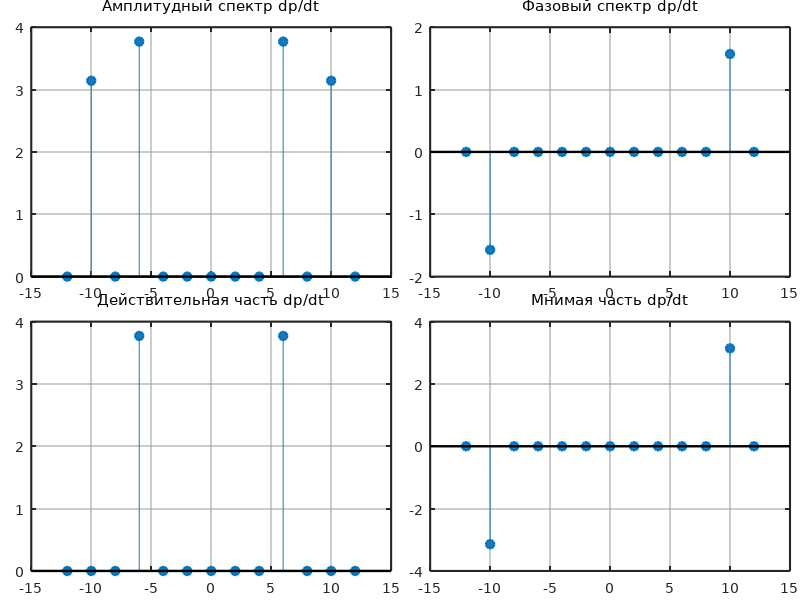
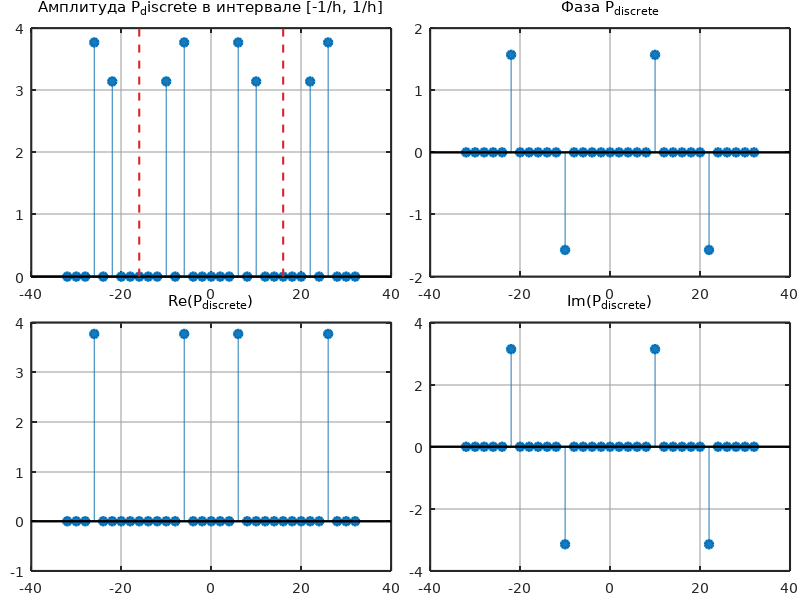
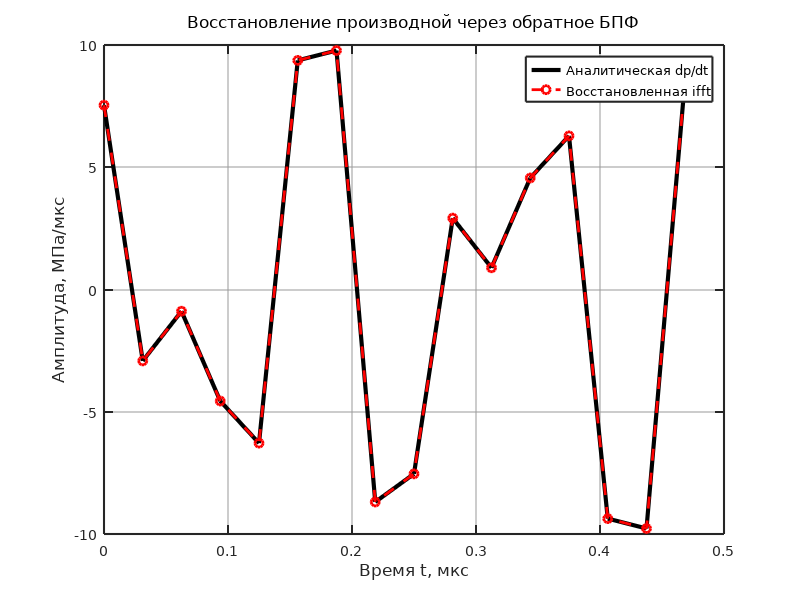

Write MATLAB code to recreate these figures, in order.
clear; clc; close all;

blue_color = [0.12, 0.47, 0.71];
red_color  = [0.84, 0.15, 0.16];
set(0, 'DefaultFigureColor', 'w');
set(0, 'DefaultAxesColor', 'w');
set(0, 'DefaultTextFontName', 'DejaVu Sans');
set(0, 'DefaultAxesFontName', 'DejaVu Sans');
set(0, 'DefaultAxesFontSize', 10);
set(0, 'DefaultTextFontSize', 12);
set(0, 'DefaultAxesLineWidth', 1.5);
set(0, 'DefaultLineLineWidth', 1.7);
set(0, 'DefaultTextFontWeight', 'normal');
set(0, 'DefaultAxesTitleFontWeight', 'normal'); 
set(0, 'DefaultAxesTickDir', 'in');
set(0, 'DefaultAxesTickLength', [0.015 0.025]);

set(0, 'DefaultAxesXGrid', 'on');
set(0, 'DefaultAxesYGrid', 'on');
set(0, 'DefaultAxesGridLineStyle', '-');
set(0, 'DefaultAxesGridColor', [0.6 0.6 0.6]);
set(0, 'DefaultAxesGridAlpha', 0.5);


a0 = 0.1;
f0 = 2.0;
w0 = 2 * pi * f0;
T = 0.5;
N = 16;
h = T / N;
fs = 1 / h;
l_indices = 0 : (N - 1);
t_l = l_indices * h;
p_l = 2 * a0 * sin(3 * w0 * t_l) + a0 * cos(5 * w0 * t_l);
freqs_f0_multipliers = -6 : 6;
freqs = freqs_f0_multipliers * f0;
coeffs_deriv = zeros(1, length(freqs));
coeffs_deriv(freqs_f0_multipliers == 3)  =  0.6 * pi * f0;
coeffs_deriv(freqs_f0_multipliers == -3) =  0.6 * pi * f0;
coeffs_deriv(freqs_f0_multipliers == 5)  =  1i * 0.5 * pi * f0;
coeffs_deriv(freqs_f0_multipliers == -5) = -1i * 0.5 * pi * f0;


figure('Position', [110, 55, 1600, 1300]);

axes('Position', [0.0391, 0.5390, 0.4498, 0.4156]);
stem(freqs, abs(coeffs_deriv), 'filled', 'Color', blue_color, 'MarkerFaceColor', blue_color);
title('Амплитудный спектр dp/dt');

axes('Position', [0.5377, 0.5390, 0.4498, 0.4156]);
stem(freqs, angle(coeffs_deriv), 'filled', 'Color', blue_color, 'MarkerFaceColor', blue_color);
title('Фазовый спектр dp/dt');

axes('Position', [0.0391, 0.0484, 0.4498, 0.4156]);
stem(freqs, real(coeffs_deriv), 'filled', 'Color', blue_color, 'MarkerFaceColor', blue_color);
title('Действительная часть dp/dt');

axes('Position', [0.5377, 0.0484, 0.4498, 0.4156]);
stem(freqs, imag(coeffs_deriv), 'filled', 'Color', blue_color, 'MarkerFaceColor', blue_color);
title('Мнимая часть dp/dt');

print(gcf, 'fig_add_1_m.png', '-dpng', '-r300');

p_T_discrete = zeros(1, N);
for n = 0 : (N - 1)
    sum_val = 0;
    for l = 0 : (N - 1)
        exponent = -1i * 2 * pi * n * l / N;
        sum_val = sum_val + p_l(l + 1) * exp(exponent);
    end
    p_T_discrete(n + 1) = sum_val / N;
end

freqs_mapped = zeros(1, N);
for n = 0 : (N - 1)
    if n <= N/2
        freqs_mapped(n + 1) = n * (fs / N);
    else
        freqs_mapped(n + 1) = (n - N) * (fs / N);
    end
end

omega_mapped = 2 * pi * freqs_mapped;

p_T_deriv_discrete = p_T_discrete .* (1i * omega_mapped); 

n_extended = -N : N;
freqs_extended = n_extended * (fs / N);
p_T_deriv_extended = p_T_deriv_discrete(mod(n_extended, N) + 1);
p_T_deriv_extended(abs(p_T_deriv_extended) < 1e-10) = 0;

figure('Position', [110, 55, 1500, 1050]);

axes('Position', [0.0391, 0.5390, 0.4498, 0.4141]);
stem(freqs_extended, abs(p_T_deriv_extended), 'filled', 'Color', blue_color, 'MarkerFaceColor', blue_color);
hold on;
y_bounds = ylim;
plot([fs/2, fs/2], y_bounds, '--', 'Color', red_color, 'LineWidth', 1.5);
plot([-fs/2, -fs/2], y_bounds, '--', 'Color', red_color, 'LineWidth', 1.5);
hold off;
title('Амплитуда P_discrete в интервале [-1/h, 1/h]');


axes('Position', [0.5377, 0.5390, 0.4498, 0.4141]);
stem(freqs_extended, angle(p_T_deriv_extended), 'filled', 'Color', blue_color, 'MarkerFaceColor', blue_color);
title('Фаза P_{discrete}');


axes('Position', [0.0391, 0.0484, 0.4498, 0.4141]);
stem(freqs_extended, real(p_T_deriv_extended), 'filled', 'Color', blue_color, 'MarkerFaceColor', blue_color);
title('Re(P_{discrete})');


axes('Position', [0.5377, 0.0484, 0.4498, 0.4141]);
stem(freqs_extended, imag(p_T_deriv_extended), 'filled', 'Color', blue_color, 'MarkerFaceColor', blue_color);
title('Im(P_{discrete})');

print(gcf, 'fig_add_2_m.png', '-dpng', '-r300');

P_fft = fft(p_l);

% there is no fftfreq in matlab, so these freqs came out from python script
freqs_fft = [0 : (N/2 - 1), -N/2 : -1] * (fs / N); 
omega_fft = 2 * pi * freqs_fft;
P_deriv_fft = P_fft .* (1i * omega_fft);
p_deriv_ifft = ifft(P_deriv_fft);
p_deriv_ifft_real = real(p_deriv_ifft);
p_deriv_analytical = 0.6 * w0 * cos(3 * w0 * t_l) - 0.5 * w0 * sin(5 * w0 * t_l);

figure('Position', [110, 55, 1500, 750]);
plot(t_l, p_deriv_analytical, 'k-', 'LineWidth', 3, 'DisplayName', 'Аналитическая dp/dt');
hold on;
plot(t_l, p_deriv_ifft_real, 'r--o', 'MarkerSize', 6, 'LineWidth', 2, 'DisplayName', 'Восстановленная ifft');
hold off;

title('Восстановление производной через обратное БПФ');
xlabel('Время t, мкс');
ylabel('Амплитуда, МПа/мкс');
legend('Location', 'northeast');

print(gcf, 'fig_add_3_m.png', '-dpng', '-r300');
